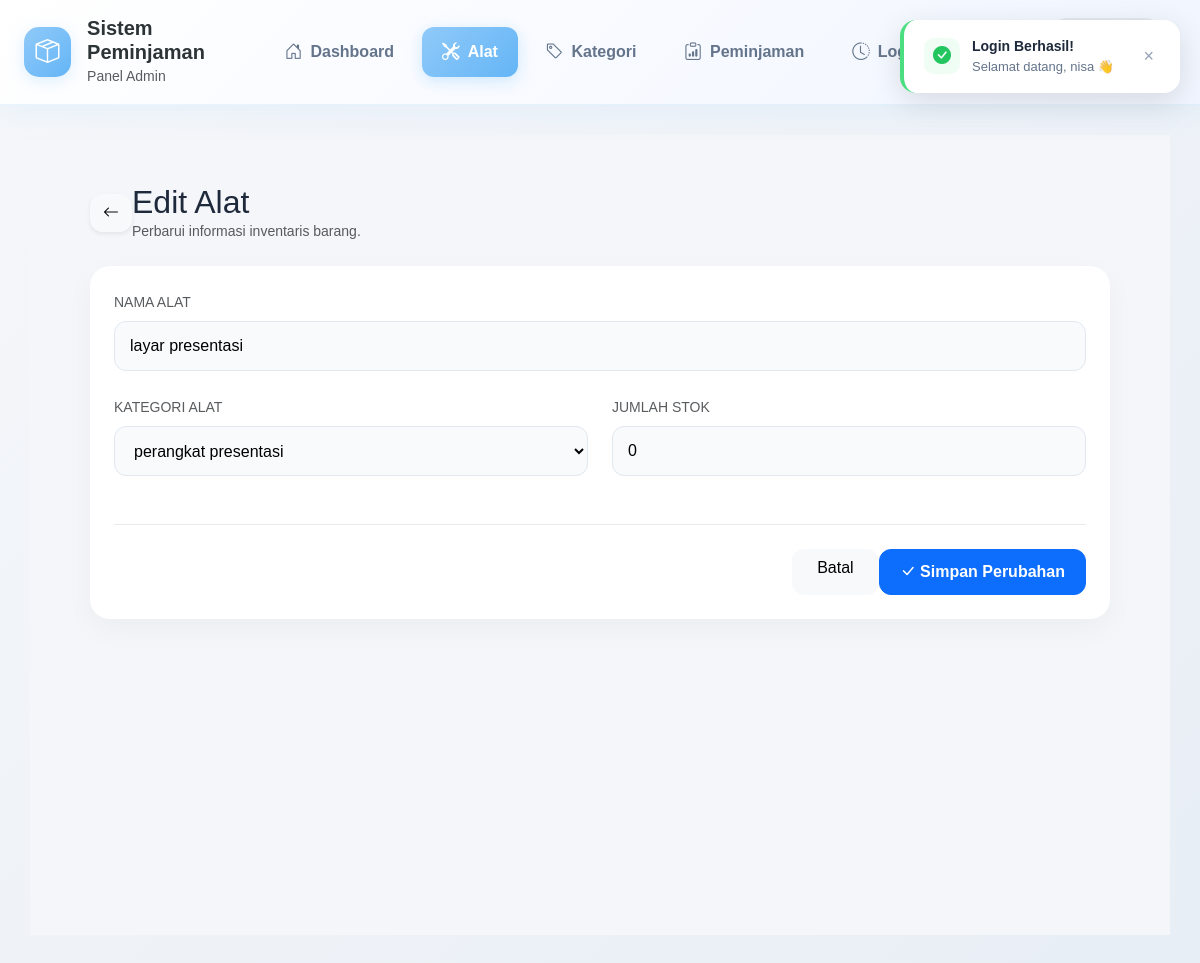
Page /index.php?page=alat&aksi=edit&id=9 (signed in) on the committed database.
### tables this page shows
CREATE TABLE `tb_alat` (
  `id_alat` int(11) NOT NULL,
  `id_kategori` int(11) NOT NULL,
  `nama_alat` varchar(25) NOT NULL,
  `stok` int(11) NOT NULL,
  `status` enum('tersedia','tidak tersedia') DEFAULT 'tersedia',
  `deleted_at` datetime DEFAULT NULL
);

CREATE TABLE `tb_kategori` (
  `id_kategori` int(11) NOT NULL,
  `nama_kategori` varchar(150) NOT NULL,
  `deleted_at` datetime DEFAULT NULL
);

### controller/baseController.php (called while the page is built, shortened)
<?php
class BaseController {
    public function __construct($pdo) {
        $this->db = $pdo;
    }
    protected function render($view, $data = []) {
        extract($data);
        $viewPath = (substr($view, -4) === '.php') ? $view : $view . '.php';
        require __DIR__ . '/../view/' . $viewPath;
    }
}

### model/admin/alatModel.php (called while the page is built, shortened)
<?php
class AlatModel {
    private $db;
    public function __construct($pdo) {
        $this->db = $pdo;
    }
    public function getAlatById($id) {
        $sql = "SELECT * FROM tb_alat WHERE id_alat = ? AND deleted_at IS NULL";
        $stmt = $this->db->prepare($sql);
        $stmt->execute([$id]);
        return $stmt->fetch(PDO::FETCH_ASSOC);
    }
}

### view/admin/edit.php (the view, shortened to what this page needs)
<div class="container-fluid p-4">
    <div class="mb-4 d-flex align-items-center">
        <a href="index.php?page=alat" class="btn btn-light shadow-sm mr-3" style="border-radius: 12px;">
            <i class="bi bi-arrow-left"></i>
        </a>
        <div>
            <h2 class="font-weight-bold mb-0" style="color: #1e293b;">Edit Alat</h2>
            <p class="text-muted small mb-0">Perbarui informasi inventaris barang.</p>
        </div>
    </div>
    <div class="main-table-card shadow-sm p-4">
        <form action="index.php?page=alat&aksi=update" method="POST">
            <div class="row">
                <div class="col-md-12 mb-4">
                    <label class="form-label font-weight-bold small text-muted text-uppercase">Nama Alat</label>
                    <input type="text" name="nama_alat" class="form-control-custom w-100"
                           value="<?= htmlspecialchars($alat['nama_alat']); ?>" required>
                </div>
                <div class="col-md-6 mb-4">
                    <label class="form-label font-weight-bold small text-muted text-uppercase">Kategori Alat</label>
                    <select name="id_kategori" class="form-control-custom w-100" required>
                        <?php foreach($kategori as $k): ?>
                            <option value="<?= $k['id_kategori']; ?>" <?= ($k['id_kategori'] == $alat['id_kategori']) ? 'selected' : ''; ?>>
                                <?= htmlspecialchars($k['nama_kategori']); ?>
                            </option>
                        <?php endforeach; ?>
                    </select>
                </div>
                <div class="col-md-6 mb-4">
                    <label class="form-label font-weight-bold small text-muted text-uppercase">Jumlah Stok</label>
                    <input type="number" name="stok" class="form-control-custom w-100"
                           value="<?= $alat['stok']; ?>" min="0" required>
                </div>
            </div>
            <hr class="my-4" style="opacity: 0.1;">
            <div class="d-flex justify-content-end">
                <a href="index.php?page=alat" class="btn btn-light px-4 mr-2" style="border-radius: 12px;">Batal</a>
                <button type="submit" name="update" class="btn btn-primary btn-add-custom px-5">
                    <i class="bi bi-check-lg mr-1"></i> Simpan Perubahan
                </button>
            </div>
        </form>
    </div>
</div>

### assets/CSS/style.css (style rules this page uses)
:root { --primary: #90caf9; --primary-soft: #e3f2fd; --success: #81c784; --warning: #ffb74d; --danger: #e57373; --dark: #1e272e; --bg-light: #f8f9fc; --radius-custom: 20px; }
body { background-color: var(--bg-light); font-family: 'Nunito', sans-serif; color: #2d3436; }
.main-table-card { background: #ffffff !important; border-radius: 20px !important; border: none !important; box-shadow: 0 10px 30px rgba(0, 0, 0, 0.04) !important; padding: 20px; margin-top: 20px; }
.btn-add-custom { border-radius: 12px !important; padding: 10px 20px !important; font-weight: 600 !important; }
.form-control-custom { height: 50px; background: #f8fafc !important; border: 1px solid #e2e8f0 !important; border-radius: 12px !important; padding: 10px 15px !important; }
button, .btn, .nav-item { transition: all 0.3s ease; }

### rows in the picture
tb_alat: nama_alat "layar presentasi", id_kategori "perangkat presentasi", stok "0"

### other values in the picture
$_SESSION['role'] "Admin"
$_SESSION['flash_login'] "nisa"
